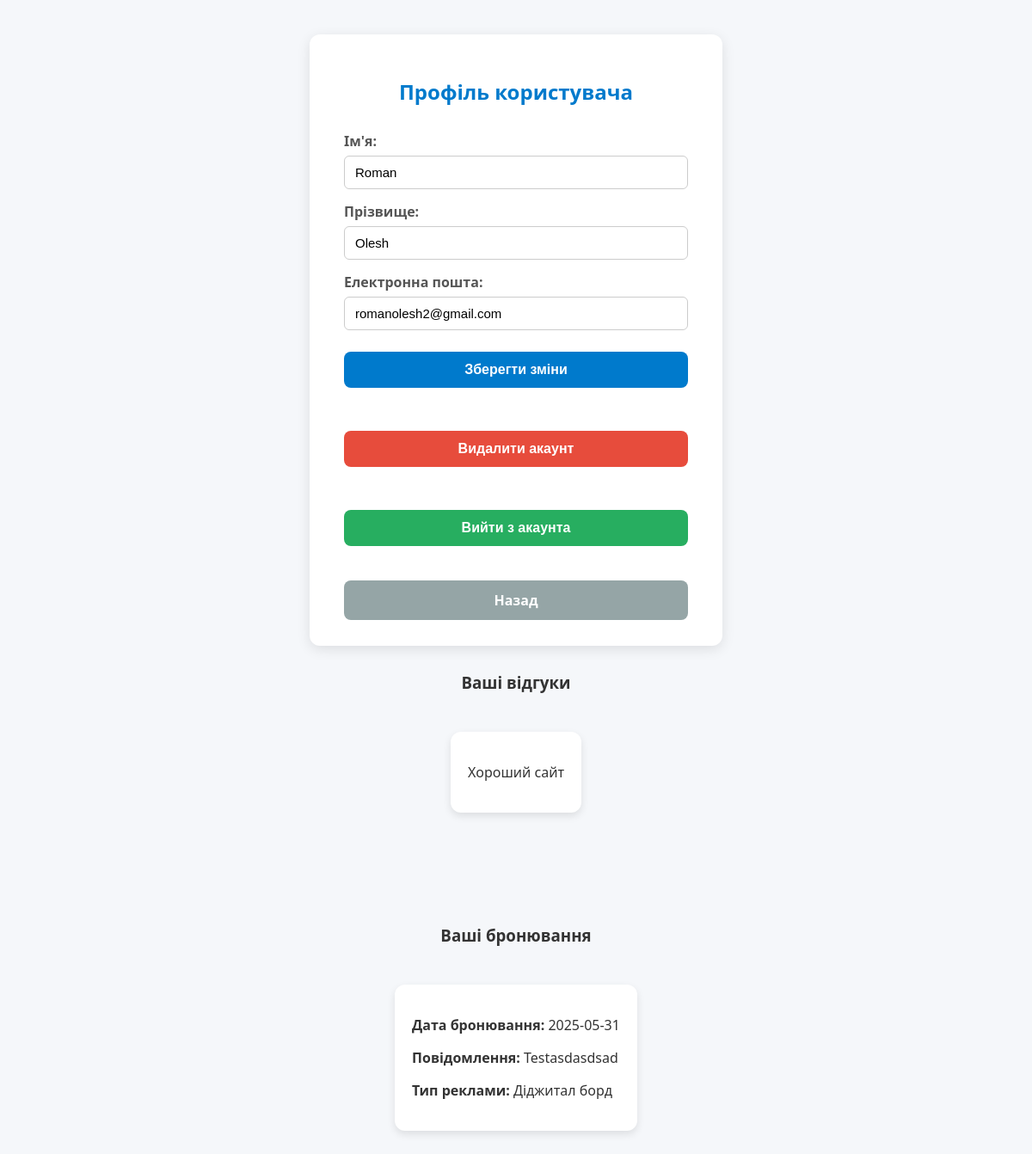
The page /ad_agency_site/profile.php (signed in) on the database as committed earlier.
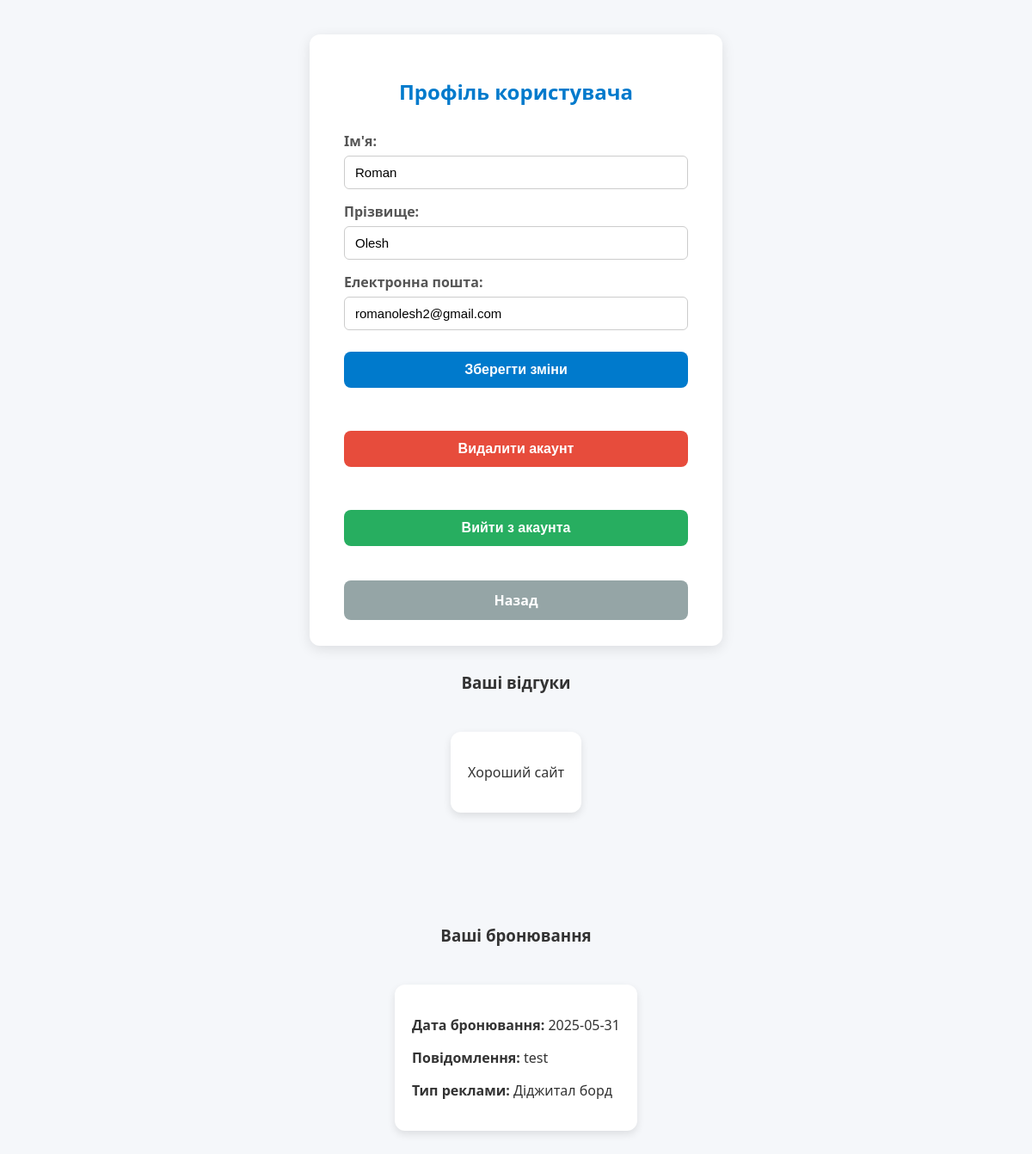
The same page on the database as committed later.
### tables this page shows
CREATE TABLE `bookings` (
  `booking_id` int(11) NOT NULL,
  `user_id` int(11) NOT NULL,
  `adspace_id` int(11) NOT NULL,
  `booking_date` date NOT NULL DEFAULT curdate(),
  `message` text DEFAULT NULL
);

CREATE TABLE `adspace` (
  `adspace_id` int(11) NOT NULL,
  `ad_type` varchar(100) NOT NULL,
  `ad_description` text NOT NULL,
  `ad_price` decimal(10,2) NOT NULL,
  `photo` varchar(255) DEFAULT NULL
);

### ad_agency_site/profile.php (the view, shortened to what this page needs)
<?php
$connection = getConnection('registered');
$user_id = $_SESSION['user_id'];
$user_sql = "SELECT first_name, last_name, user_email FROM Users WHERE user_id = ?";
$stmt = mysqli_prepare($connection, $user_sql);
mysqli_stmt_bind_param($stmt, "i", $user_id);
mysqli_stmt_execute($stmt);
$result = mysqli_stmt_get_result($stmt);
if ($user = mysqli_fetch_assoc($result)) {
  $first_name = $user['first_name'];
  $last_name = $user['last_name'];
  $email = $user['user_email'];
} else {
  header('Location: login.php');
  exit();
}
$reviews = [];
$review_sql = "SELECT review_id, review_content FROM Reviews WHERE user_id = ?";
$stmt = mysqli_prepare($connection, $review_sql);
mysqli_stmt_bind_param($stmt, "i", $user_id);
mysqli_stmt_execute($stmt);
$result = mysqli_stmt_get_result($stmt);
while ($row = mysqli_fetch_assoc($result)) {
  $reviews[] = $row;
}
$bookings = [];
$booking_sql = "
  SELECT b.booking_id, b.booking_date, b.message, a.ad_type
  FROM Bookings b
  JOIN Adspace a ON b.adspace_id = a.adspace_id
  WHERE b.user_id = ?
  ORDER BY b.booking_date DESC
";
$stmt = mysqli_prepare($connection, $booking_sql);
mysqli_stmt_bind_param($stmt, "i", $user_id);
mysqli_stmt_execute($stmt);
$result = mysqli_stmt_get_result($stmt);
while ($row = mysqli_fetch_assoc($result)) {
  $bookings[] = $row;
}
?>
<!DOCTYPE html>
<html lang="uk">
<head>
</head>
<body>
  <div class="container">
    <h2>Профіль користувача</h2>
    <form method="post" action="profile.php">
      <label for="first_name">Ім'я:</label>
      <input type="text" id="first_name" name="first_name" value="<?= htmlspecialchars($first_name) ?>" required />
      <label for="last_name">Прізвище:</label>
      <input type="text" id="last_name" name="last_name" value="<?= htmlspecialchars($last_name) ?>" required />
      <label for="email">Електронна пошта:</label>
      <input type="email" id="email" name="email" value="<?= htmlspecialchars($email) ?>" required />
      <button type="submit" name="update_profile">Зберегти зміни</button>
    </form>
    <form method="post" action="profile.php" onsubmit="return confirm('Ви впевнені, що хочете видалити акаунт? Цю дію неможливо скасувати.');">
      <button type="submit" name="delete_account" class="btn-delete">Видалити акаунт</button>
    </form>
    <form method="post" action="logout.php">
      <button type="submit" class="btn-logout">Вийти з акаунта</button>
    </form>
    <a href="index.php" class="btn-back">Назад</a>
  </div>
  <h3 style="max-width: 480px; margin: 30px auto 15px;">Ваші відгуки</h3>
  <?php if (empty($reviews)): ?>
    <p style="max-width: 480px; margin: 0 auto 80px;">Ви ще не залишали відгуків.</p>
  <?php else: ?>
    <div class="reviews-container">
      <?php foreach ($reviews as $review): ?>
        <a href="edit_review.php?id=<?= $review['review_id'] ?>" class="review-card">
          <p class="review-content"><?= htmlspecialchars($review['review_content']) ?></p>
        </a>
      <?php endforeach; ?>
    </div>
  <?php endif; ?>
  <h3 style="max-width: 480px; margin: 30px auto 15px;">Ваші бронювання</h3>
  <?php if (empty($bookings)): ?>
    <p style="max-width: 480px; margin: 0 auto 80px;">Ви ще не робили бронювань.</p>
  <?php else: ?>
    <div class="bookings-container">
      <?php foreach ($bookings as $booking): ?>
        <a href="edit_booking.php?id=<?= urlencode($booking['booking_id']) ?>" class="booking-card-link" style="text-decoration: none; color: inherit;">
          <div class="booking-card">
            <p><strong>Дата бронювання:</strong> <?= htmlspecialchars($booking['booking_date']) ?></p>
            <p><strong>Повідомлення:</strong> <?= nl2br(htmlspecialchars($booking['message'])) ?></p>
            <p><strong>Тип реклами:</strong> <?= htmlspecialchars($booking['ad_type']) ?></p>
          </div>
        </a>
      <?php endforeach; ?>
    </div>
  <?php endif; ?>
</body>
</html>

Rows that differ between the two databases and show on the page:
changed bookings "Діджитал борд": message "Testasdasdsad" → "test"
